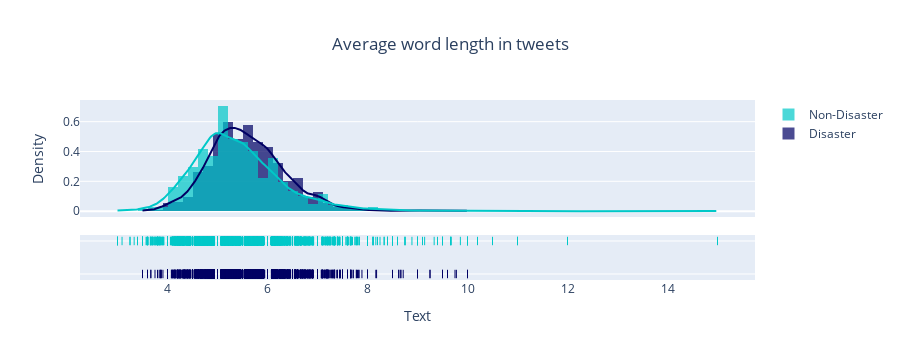

The notebook cell this image was saved under:
### Code cell
def avgwordlen(strlist):
    sum=[]
    for i in strlist:
        sum.append(len(i))
    return sum

avgword_len_dis = train[train['target']==1]['text'].str.split().apply(avgwordlen).map(lambda x: np.mean(x))

avgword_len_non_dis = train[train['target']==0]['text'].str.split().apply(avgwordlen).map(lambda x: np.mean(x))

group_labels = ['Disaster', 'Non-Disaster']
colors = ['rgb(0, 0, 100)', 'rgb(0, 200, 200)']

fig = ff.create_distplot([avgword_len_dis, avgword_len_non_dis], group_labels, bin_size=.2, colors=colors,)

fig.update_layout(title_text="Average word length in tweets",title_x=0.5,xaxis_title="Text",yaxis_title="Density").show()

### Figure 1 — Plotly figure (JSON) as saved in the notebook; plotly's stock layout.template omitted (floating-point values rounded to 4 significant figures; data arrays with more than 128 entries replaced by an {"elided": "..."} marker saying what was removed)
{"data": [{"histnorm": "probability density", "legendgroup": "Disaster", "marker": {"color": "rgb(0, 0, 100)"}, "name": "Disaster", "opacity": 0.7, "type": "histogram", "x": {"elided": "3271 float values"}, "xaxis": "x", "xbins": {"end": 10, "size": 0.2, "start": 3.5}, "yaxis": "y"}, {"histnorm": "probability density", "legendgroup": "Non-Disaster", "marker": {"color": "rgb(0, 200, 200)"}, "name": "Non-Disaster", "opacity": 0.7, "type": "histogram", "x": {"elided": "4342 float values"}, "xaxis": "x", "xbins": {"end": 15, "size": 0.2, "start": 3}, "yaxis": "y"}, {"legendgroup": "Disaster", "marker": {"color": "rgb(0, 0, 100)"}, "mode": "lines", "name": "Disaster", "showlegend": false, "type": "scatter", "x": {"elided": "500 float values"}, "xaxis": "x", "y": {"elided": "500 float values"}, "yaxis": "y"}, {"legendgroup": "Non-Disaster", "marker": {"color": "rgb(0, 200, 200)"}, "mode": "lines", "name": "Non-Disaster", "showlegend": false, "type": "scatter", "x": {"elided": "500 float values"}, "xaxis": "x", "y": {"elided": "500 float values"}, "yaxis": "y"}, {"legendgroup": "Disaster", "marker": {"color": "rgb(0, 0, 100)", "symbol": "line-ns-open"}, "mode": "markers", "name": "Disaster", "showlegend": false, "type": "scatter", "x": {"elided": "3271 float values"}, "xaxis": "x", "y": {"elided": "3271 str values"}, "yaxis": "y2"}, {"legendgroup": "Non-Disaster", "marker": {"color": "rgb(0, 200, 200)", "symbol": "line-ns-open"}, "mode": "markers", "name": "Non-Disaster", "showlegend": false, "type": "scatter", "x": {"elided": "4342 float values"}, "xaxis": "x", "y": {"elided": "4342 str values"}, "yaxis": "y2"}], "layout": {"barmode": "overlay", "height": 360, "hovermode": "closest", "legend": {"traceorder": "reversed"}, "title": {"text": "Average word length in tweets", "x": 0.5}, "xaxis": {"anchor": "y2", "autorange": true, "domain": [0, 1], "range": [2.269, 15.73], "title": {"text": "Text"}, "type": "linear", "zeroline": false}, "yaxis": {"anchor": "free", "autorange": true, "domain": [0.35, 1], "position": 0, "range": [-0.03923, 0.7453], "title": {"text": "Density"}, "type": "linear"}, "yaxis2": {"anchor": "x", "autorange": true, "domain": [0, 0.25], "dtick": 1, "range": [-0.1818, 1.182], "showticklabels": false, "type": "category"}}}
